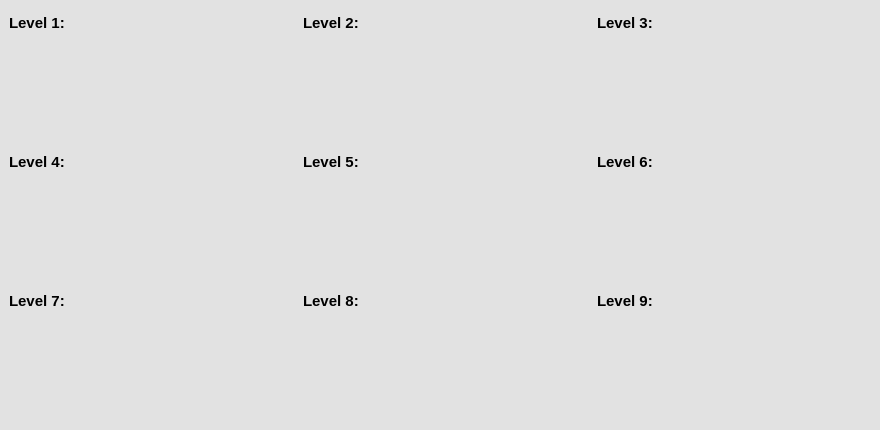
   <widget class="QFrame" name="levelFrame">
    <property name="geometry">
     <rect>
      <x>60</x>
      <y>60</y>
      <width>880</width>
      <height>430</height>
     </rect>
    </property>
    <property name="styleSheet">
     <string notr="true">background: rgb(226, 226, 226)</string>
    </property>
    <property name="frameShape">
     <enum>QFrame::NoFrame</enum>
    </property>
    <property name="frameShadow">
     <enum>QFrame::Plain</enum>
    </property>
    <widget class="QWidget" name="gridLayoutWidget_2">
     <property name="geometry">
      <rect>
       <x>9</x>
       <y>9</y>
       <width>876</width>
       <height>411</height>
      </rect>
     </property>
     <layout class="QGridLayout" name="levelLayout">
      <item row="0" column="2">
       <layout class="QVBoxLayout" name="level3Layout">
        <item>
         <widget class="QLabel" name="level3Label">
          <property name="font">
           <font>
            <pointsize>11</pointsize>
            <weight>75</weight>
            <bold>true</bold>
           </font>
          </property>
          <property name="styleSheet">
           <string notr="true">qproperty-alignment: AlignCenter;</string>
          </property>
          <property name="text">
           <string>Level 3:</string>
          </property>
         </widget>
        </item>
        <item>
         <widget class="QPushButton" name="level3Button">
          <property name="minimumSize">
           <size>
            <width>0</width>
            <height>100</height>
           </size>
          </property>
          <property name="text">
           <string/>
          </property>
          <property name="icon">
           <iconset resource="icons.qrc">
            <normaloff>:/icons/icons/level3.PNG</normaloff>:/icons/icons/level3.PNG</iconset>
          </property>
          <property name="iconSize">
           <size>
            <width>270</width>
            <height>100</height>
           </size>
          </property>
          <property name="flat">
           <bool>true</bool>
          </property>
         </widget>
        </item>
       </layout>
      </item>
      <item row="2" column="0">
       <layout class="QVBoxLayout" name="level7Layout">
        <item>
         <widget class="QLabel" name="level7Label">
          <property name="font">
           <font>
            <pointsize>11</pointsize>
            <weight>75</weight>
            <bold>true</bold>
           </font>
          </property>
          <property name="styleSheet">
           <string notr="true">qproperty-alignment: AlignCenter;</string>
          </property>
          <property name="text">
           <string>Level 7:</string>
          </property>
         </widget>
        </item>
        <item>
         <widget class="QPushButton" name="level7Button">
          <property name="minimumSize">
           <size>
            <width>0</width>
            <height>100</height>
           </size>
          </property>
          <property name="text">
           <string/>
          </property>
          <property name="icon">
           <iconset resource="icons.qrc">
            <normaloff>:/icons/icons/level7.PNG</normaloff>:/icons/icons/level7.PNG</iconset>
          </property>
          <property name="iconSize">
           <size>
            <width>270</width>
            <height>100</height>
           </size>
          </property>
          <property name="flat">
           <bool>true</bool>
          </property>
         </widget>
        </item>
       </layout>
      </item>
      <item row="0" column="1">
       <layout class="QVBoxLayout" name="level2Layout">
        <item>
         <widget class="QLabel" name="level2Label">
          <property name="font">
           <font>
            <pointsize>11</pointsize>
            <weight>75</weight>
            <bold>true</bold>
           </font>
          </property>
          <property name="styleSheet">
           <string notr="true">qproperty-alignment: AlignCenter;</string>
          </property>
          <property name="text">
           <string>Level 2:</string>
          </property>
         </widget>
        </item>
        <item>
         <widget class="QPushButton" name="level2Button">
          <property name="minimumSize">
           <size>
            <width>0</width>
            <height>100</height>
           </size>
          </property>
          <property name="text">
           <string/>
          </property>
          <property name="icon">
           <iconset resource="icons.qrc">
            <normaloff>:/icons/icons/level2.PNG</normaloff>:/icons/icons/level2.PNG</iconset>
          </property>
          <property name="iconSize">
           <size>
            <width>270</width>
            <height>100</height>
           </size>
          </property>
          <property name="flat">
           <bool>true</bool>
          </property>
         </widget>
        </item>
       </layout>
      </item>
      <item row="1" column="0">
       <layout class="QVBoxLayout" name="level4Layout">
        <item>
         <widget class="QLabel" name="level4Label">
          <property name="font">
           <font>
            <pointsize>11</pointsize>
            <weight>75</weight>
            <bold>true</bold>
           </font>
          </property>
          <property name="styleSheet">
           <string notr="true">qproperty-alignment: AlignCenter;</string>
          </property>
          <property name="text">
           <string>Level 4:</string>
          </property>
         </widget>
        </item>
        <item>
         <widget class="QPushButton" name="level4Button">
          <property name="minimumSize">
           <size>
            <width>0</width>
            <height>100</height>
           </size>
          </property>
          <property name="text">
           <string/>
          </property>
          <property name="icon">
           <iconset resource="icons.qrc">
            <normaloff>:/icons/icons/level4.PNG</normaloff>:/icons/icons/level4.PNG</iconset>
          </property>
          <property name="iconSize">
           <size>
            <width>270</width>
            <height>100</height>
           </size>
          </property>
          <property name="flat">
           <bool>true</bool>
          </property>
         </widget>
        </item>
       </layout>
      </item>
      <item row="0" column="0">
       <layout class="QVBoxLayout" name="level1Layout">
        <item>
         <widget class="QLabel" name="level1Label">
          <property name="font">
           <font>
            <pointsize>11</pointsize>
            <weight>75</weight>
            <bold>true</bold>
           </font>
          </property>
          <property name="styleSheet">
           <string notr="true">qproperty-alignment: AlignCenter;</string>
          </property>
          <property name="text">
           <string>Level 1:</string>
          </property>
         </widget>
        </item>
        <item>
         <widget class="QPushButton" name="level1Button">
          <property name="minimumSize">
           <size>
            <width>0</width>
            <height>100</height>
           </size>
          </property>
          <property name="text">
           <string/>
          </property>
          <property name="icon">
           <iconset resource="icons.qrc">
            <normaloff>:/icons/icons/level1.PNG</normaloff>:/icons/icons/level1.PNG</iconset>
          </property>
          <property name="iconSize">
           <size>
            <width>270</width>
            <height>100</height>
           </size>
          </property>
          <property name="flat">
           <bool>true</bool>
          </property>
         </widget>
        </item>
       </layout>
      </item>
      <item row="1" column="1">
       <layout class="QVBoxLayout" name="level5Layout">
        <item>
         <widget class="QLabel" name="level5Label">
          <property name="font">
           <font>
            <pointsize>11</pointsize>
            <weight>75</weight>
            <bold>true</bold>
           </font>
          </property>
          <property name="styleSheet">
           <string notr="true">qproperty-alignment: AlignCenter;</string>
          </property>
          <property name="text">
           <string>Level 5:</string>
          </property>
         </widget>
        </item>
        <item>
         <widget class="QPushButton" name="level5Button">
          <property name="minimumSize">
           <size>
            <width>0</width>
            <height>100</height>
           </size>
          </property>
          <property name="text">
           <string/>
          </property>
          <property name="icon">
           <iconset resource="icons.qrc">
            <normaloff>:/icons/icons/level5.PNG</normaloff>:/icons/icons/level5.PNG</iconset>
          </property>
          <property name="iconSize">
           <size>
            <width>270</width>
            <height>100</height>
           </size>
          </property>
          <property name="flat">
           <bool>true</bool>
          </property>
         </widget>
        </item>
       </layout>
      </item>
      <item row="1" column="2">
       <layout class="QVBoxLayout" name="level6Layout">
        <item>
         <widget class="QLabel" name="level6Label">
          <property name="font">
           <font>
            <pointsize>11</pointsize>
            <weight>75</weight>
            <bold>true</bold>
           </font>
          </property>
          <property name="styleSheet">
           <string notr="true">qproperty-alignment: AlignCenter;</string>
          </property>
          <property name="text">
           <string>Level 6:</string>
          </property>
         </widget>
        </item>
        <item>
         <widget class="QPushButton" name="level6Button">
          <property name="minimumSize">
           <size>
            <width>0</width>
            <height>100</height>
           </size>
          </property>
          <property name="text">
           <string/>
          </property>
          <property name="icon">
           <iconset resource="icons.qrc">
            <normaloff>:/icons/icons/level6.PNG</normaloff>:/icons/icons/level6.PNG</iconset>
          </property>
          <property name="iconSize">
           <size>
            <width>270</width>
            <height>100</height>
           </size>
          </property>
          <property name="flat">
           <bool>true</bool>
          </property>
         </widget>
        </item>
       </layout>
      </item>
      <item row="2" column="2">
       <layout class="QVBoxLayout" name="level9Layout">
        <item>
         <widget class="QLabel" name="level9Label">
          <property name="font">
           <font>
            <pointsize>11</pointsize>
            <weight>75</weight>
            <bold>true</bold>
           </font>
          </property>
          <property name="styleSheet">
           <string notr="true">qproperty-alignment: AlignCenter;</string>
          </property>
          <property name="text">
           <string>Level 9:</string>
          </property>
         </widget>
        </item>
        <item>
         <widget class="QPushButton" name="level9Button">
          <property name="minimumSize">
           <size>
            <width>0</width>
            <height>100</height>
           </size>
          </property>
          <property name="text">
           <string/>
          </property>
          <property name="icon">
           <iconset resource="icons.qrc">
            <normaloff>:/icons/icons/level9.PNG</normaloff>:/icons/icons/level9.PNG</iconset>
          </property>
          <property name="iconSize">
           <size>
            <width>270</width>
            <height>100</height>
           </size>
          </property>
          <property name="flat">
           <bool>true</bool>
          </property>
         </widget>
        </item>
       </layout>
      </item>
      <item row="2" column="1">
       <layout class="QVBoxLayout" name="level8Layout">
        <item>
         <widget class="QLabel" name="level8Label">
          <property name="font">
           <font>
            <pointsize>11</pointsize>
            <weight>75</weight>
            <bold>true</bold>
           </font>
          </property>
          <property name="styleSheet">
           <string notr="true">qproperty-alignment: AlignCenter;</string>
          </property>
          <property name="text">
           <string>Level 8:</string>
          </property>
         </widget>
        </item>
        <item>
         <widget class="QPushButton" name="level8Button">
          <property name="minimumSize">
           <size>
            <width>0</width>
            <height>100</height>
           </size>
          </property>
          <property name="text">
           <string/>
          </property>
          <property name="icon">
           <iconset resource="icons.qrc">
            <normaloff>:/icons/icons/level8.PNG</normaloff>:/icons/icons/level8.PNG</iconset>
          </property>
          <property name="iconSize">
           <size>
            <width>270</width>
            <height>100</height>
           </size>
          </property>
          <property name="flat">
           <bool>true</bool>
          </property>
         </widget>
        </item>
       </layout>
      </item>
     </layout>
    </widget>
   </widget>
